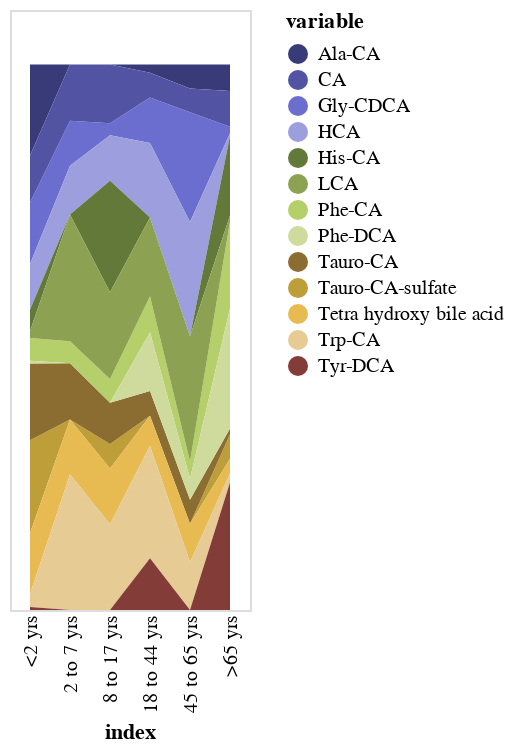

Here is the notebook cell this chart was saved with:
### Code cell
import altair as alt
import altair_saver
from vega_datasets import data

alt.Chart(ttable2).mark_area().encode(
    alt.X('index:N',
        axis=alt.Axis(domain=False, tickSize=0), 
          sort=['<2 yrs', '2 to 7 yrs', '8 to 17 yrs', '18 to 44 yrs', '45 to 65 yrs', '>65 yrs']
    ),
    alt.Y('value:Q', stack='center', axis=None),
    alt.Color('variable:N',
        scale=alt.Scale(scheme='category20b')
    )
).interactive()
#).save('./altair_BAchart_tsn.svg', scale_factor=2.0)

### Figure 1 — Vega-Lite specification as saved in the notebook (floating-point values rounded to 4 significant figures)
{"config": {"view": {"continuousWidth": 400, "continuousHeight": 300}}, "data": {"name": "data-f9baae8397ff7a7ffd5ce8c6e4dcda09"}, "mark": "area", "encoding": {"color": {"field": "variable", "scale": {"scheme": "category20b"}, "type": "nominal"}, "x": {"axis": {"domain": false, "tickSize": 0}, "field": "index", "sort": ["<2 yrs", "2 to 7 yrs", "8 to 17 yrs", "18 to 44 yrs", "45 to 65 yrs", ">65 yrs"], "type": "nominal"}, "y": {"axis": null, "field": "value", "stack": "center", "type": "quantitative"}}, "selection": {"selector002": {"type": "interval", "bind": "scales", "encodings": ["x", "y"]}}, "$schema": "https://vega.github.io/schema/vega-lite/v4.17.0.json", "datasets": {"data-f9baae8397ff7a7ffd5ce8c6e4dcda09": [{"index": "<2 yrs", "variable": "Tauro-CA-sulfate", "value": 0.1703}, {"index": "2 to 7 yrs", "variable": "Tauro-CA-sulfate", "value": 0.0}, {"index": "8 to 17 yrs", "variable": "Tauro-CA-sulfate", "value": 0.04487}, {"index": "18 to 44 yrs", "variable": "Tauro-CA-sulfate", "value": 0.0}, {"index": "45 to 65 yrs", "variable": "Tauro-CA-sulfate", "value": 0.0}, {"index": ">65 yrs", "variable": "Tauro-CA-sulfate", "value": 0.04507}, {"index": "<2 yrs", "variable": "Ala-CA", "value": 0.1666}, {"index": "2 to 7 yrs", "variable": "Ala-CA", "value": 0.0}, {"index": "8 to 17 yrs", "variable": "Ala-CA", "value": 0.0}, {"index": "18 to 44 yrs", "variable": "Ala-CA", "value": 0.01516}, {"index": "45 to 65 yrs", "variable": "Ala-CA", "value": 0.04389}, {"index": ">65 yrs", "variable": "Ala-CA", "value": 0.04839}, {"index": "<2 yrs", "variable": "Tauro-CA", "value": 0.1408}, {"index": "2 to 7 yrs", "variable": "Tauro-CA", "value": 0.1035}, {"index": "8 to 17 yrs", "variable": "Tauro-CA", "value": 0.07563}, {"index": "18 to 44 yrs", "variable": "Tauro-CA", "value": 0.04534}, {"index": "45 to 65 yrs", "variable": "Tauro-CA", "value": 0.04375}, {"index": ">65 yrs", "variable": "Tauro-CA", "value": 0.01052}, {"index": "<2 yrs", "variable": "Gly-CDCA", "value": 0.113}, {"index": "2 to 7 yrs", "variable": "Gly-CDCA", "value": 0.08251}, {"index": "8 to 17 yrs", "variable": "Gly-CDCA", "value": 0.0221}, {"index": "18 to 44 yrs", "variable": "Gly-CDCA", "value": 0.08346}, {"index": "45 to 65 yrs", "variable": "Gly-CDCA", "value": 0.2013}, {"index": ">65 yrs", "variable": "Gly-CDCA", "value": 0.01211}, {"index": "<2 yrs", "variable": "Tetra hydroxy bile acid", "value": 0.1116}, {"index": "2 to 7 yrs", "variable": "Tetra hydroxy bile acid", "value": 0.1003}, {"index": "8 to 17 yrs", "variable": "Tetra hydroxy bile acid", "value": 0.1018}, {"index": "18 to 44 yrs", "variable": "Tetra hydroxy bile acid", "value": 0.05495}, {"index": "45 to 65 yrs", "variable": "Tetra hydroxy bile acid", "value": 0.07069}, {"index": ">65 yrs", "variable": "Tetra hydroxy bile acid", "value": 0.02657}, {"index": "<2 yrs", "variable": "CA", "value": 0.08622}, {"index": "2 to 7 yrs", "variable": "CA", "value": 0.1029}, {"index": "8 to 17 yrs", "variable": "CA", "value": 0.1075}, {"index": "18 to 44 yrs", "variable": "CA", "value": 0.04512}, {"index": "45 to 65 yrs", "variable": "CA", "value": 0.04353}, {"index": ">65 yrs", "variable": "CA", "value": 0.06545}, {"index": "<2 yrs", "variable": "HCA", "value": 0.08369}, {"index": "2 to 7 yrs", "variable": "HCA", "value": 0.08953}, {"index": "8 to 17 yrs", "variable": "HCA", "value": 0.08349}, {"index": "18 to 44 yrs", "variable": "HCA", "value": 0.1366}, {"index": "45 to 65 yrs", "variable": "HCA", "value": 0.2096}, {"index": ">65 yrs", "variable": "HCA", "value": 0.005083}, {"index": "<2 yrs", "variable": "Phe-CA", "value": 0.04208}, {"index": "2 to 7 yrs", "variable": "Phe-CA", "value": 0.0402}, {"index": "8 to 17 yrs", "variable": "Phe-CA", "value": 0.04373}, {"index": "18 to 44 yrs", "variable": "Phe-CA", "value": 0.06607}, {"index": "45 to 65 yrs", "variable": "Phe-CA", "value": 0.03187}, {"index": ">65 yrs", "variable": "Phe-CA", "value": 0.1597}, {"index": "<2 yrs", "variable": "His-CA", "value": 0.0395}, {"index": "2 to 7 yrs", "variable": "His-CA", "value": 0.0}, {"index": "8 to 17 yrs", "variable": "His-CA", "value": 0.2043}, {"index": "18 to 44 yrs", "variable": "His-CA", "value": 0.0}, {"index": "45 to 65 yrs", "variable": "His-CA", "value": 0.0}, {"index": ">65 yrs", "variable": "His-CA", "value": 0.1457}, {"index": "<2 yrs", "variable": "Trp-CA", "value": 0.02367}, {"index": "2 to 7 yrs", "variable": "Trp-CA", "value": 0.2487}, {"index": "8 to 17 yrs", "variable": "Trp-CA", "value": 0.1574}, {"index": "18 to 44 yrs", "variable": "Trp-CA", "value": 0.2065}, {"index": "45 to 65 yrs", "variable": "Trp-CA", "value": 0.08765}, {"index": ">65 yrs", "variable": "Trp-CA", "value": 0.01677}, {"index": "<2 yrs", "variable": "LCA", "value": 0.01216}, {"index": "2 to 7 yrs", "variable": "LCA", "value": 0.2323}, {"index": "8 to 17 yrs", "variable": "LCA", "value": 0.1591}, {"index": "18 to 44 yrs", "variable": "LCA", "value": 0.1443}, {"index": "45 to 65 yrs", "variable": "LCA", "value": 0.2293}, {"index": ">65 yrs", "variable": "LCA", "value": 0.01083}, {"index": "<2 yrs", "variable": "Tyr-DCA", "value": 0.005665}, {"index": "2 to 7 yrs", "variable": "Tyr-DCA", "value": 0.0}, {"index": "8 to 17 yrs", "variable": "Tyr-DCA", "value": 0.0}, {"index": "18 to 44 yrs", "variable": "Tyr-DCA", "value": 0.09487}, {"index": "45 to 65 yrs", "variable": "Tyr-DCA", "value": 0.0}, {"index": ">65 yrs", "variable": "Tyr-DCA", "value": 0.234}, {"index": "<2 yrs", "variable": "Phe-DCA", "value": 0.004761}, {"index": "2 to 7 yrs", "variable": "Phe-DCA", "value": 0.0}, {"index": "8 to 17 yrs", "variable": "Phe-DCA", "value": 0.0}, {"index": "18 to 44 yrs", "variable": "Phe-DCA", "value": 0.1076}, {"index": "45 to 65 yrs", "variable": "Phe-DCA", "value": 0.03847}, {"index": ">65 yrs", "variable": "Phe-DCA", "value": 0.2198}]}}
